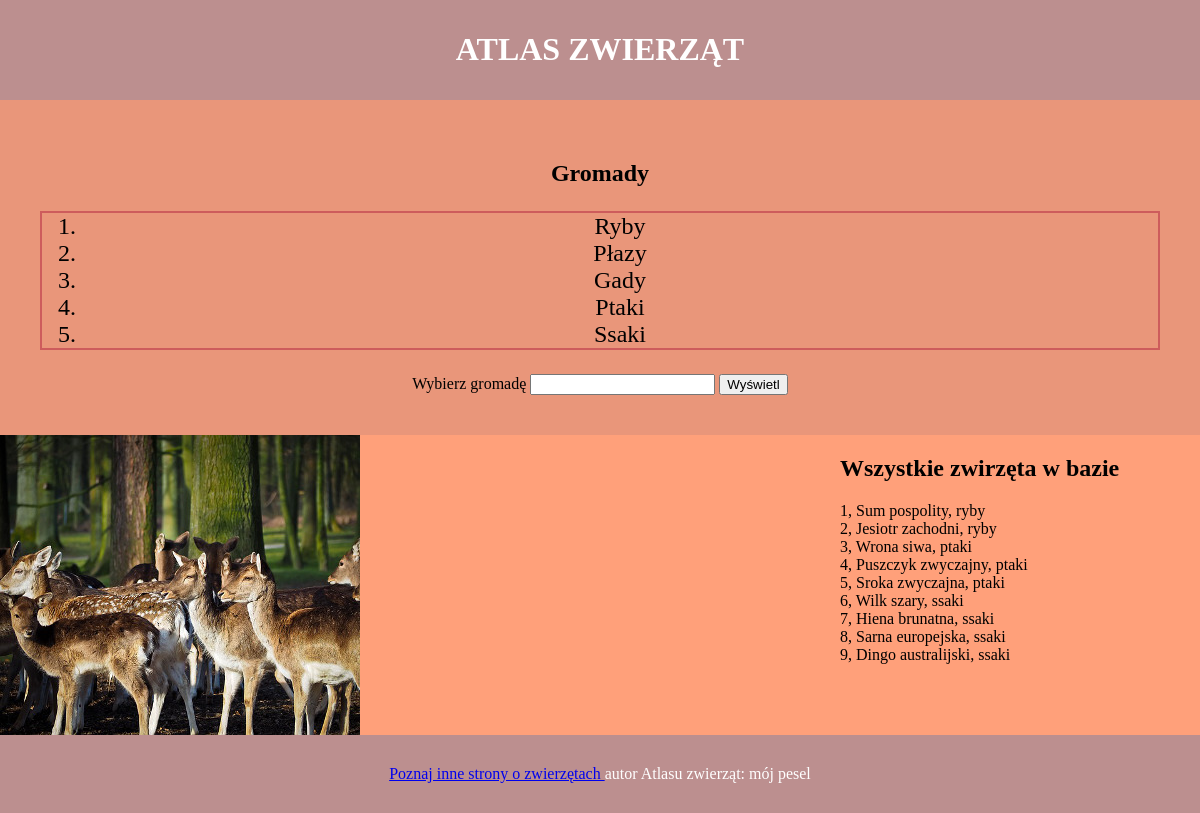
/do_egzaminu9/index.php, run on the app's committed database.
### tables this page shows
CREATE TABLE `zwierzeta` (
  `id` int(10) UNSIGNED NOT NULL,
  `Gromady_id` int(10) UNSIGNED NOT NULL,
  `Odzywianie_id` int(10) UNSIGNED NOT NULL,
  `gatunek` text,
  `wystepowanie` text,
  `czy_zagrozony` tinyint(1) DEFAULT NULL,
  `obraz` text NOT NULL
);

CREATE TABLE `gromady` (
  `id` int(10) UNSIGNED NOT NULL,
  `nazwa` text,
  `opis` text NOT NULL
);

### do_egzaminu9/index.php (the view, shortened to what this page needs)
<?php
	$conn = new mysqli('localhost', 'root', '', 'egzamin4');
	$conn->set_charset("UTF8");
	$sql2 = $conn->query("SELECT zwierzeta.id, zwierzeta.gatunek, gromady.nazwa FROM zwierzeta, gromady WHERE zwierzeta.Gromady_id = gromady.id;");
?>
<!DOCTYPE html>
<html lang="pl">
	<head>
	</head>
	<body>
		<header class="baner">
			<h1> ATLAS ZWIERZĄT </h1>
		</header>
		<section class="form">
			<h2> Gromady </h2>
			<ol>
				<li> Ryby </li>
				<li> Płazy </li>
				<li> Gady </li>
				<li> Ptaki </li>
				<li> Ssaki </li>
			</ol>
			<form action="" method="POST">
				<label>
					<span> Wybierz gromadę </span>
					<input type="number" name="gromada">
				</label>
				<button> Wyświetl </button>
			</form>
		</section>
		<main class="glowny-blok">
			<section class="lewy">
				<img src="zwierzeta.jpg" alt="dzikie zwierzęta">
			</section>
			<section class="srodek">
			</section>
			<section class="prawy">
				<h2> Wszystkie zwirzęta w bazie </h2>
				<?php while($row = $sql2->fetch_assoc()): ?>
					<span style="display:block;">
						<?=$row['id']?>,
						<?=$row['gatunek']?>,
						<?=$row['nazwa']?>
					</span>
				<?php endwhile; ?>
			</section>
		</main>
		<footer class="stopka">
			<a href="atlas-zwierzat.pl" target="_target"> Poznaj inne strony o zwierzętach </a>
			<span> autor Atlasu zwierząt: mój pesel </span>
		</footer>
	</body>
</html>

### do_egzaminu9/styl3.css (style rules this page uses)
body { font-family: Garamond; margin: 0; }
.baner { background-color: RosyBrown; color: #FFF; text-align: center; padding: 10px; }
.form { background-color: DarkSalmon; text-align: center; padding: 40px; }
.glowny-blok .lewy, .glowny-blok .prawy { background-color: LightSalmon; height: 300px; width: 30%; float: left; }
.glowny-blok .srodek { background-color: LightSalmon; height: 300px; width: 40%; float: left; }
.stopka { background-color: RosyBrown; color: #FFF; text-align: center; padding: 30px; clear: left; }
ol { border: 2px solid rgb(205, 92, 92); font-size: 150%; }

### data on the page
zwierzeta: id "1", gatunek "Sum pospolity", Gromady.nazwa "ryby"
zwierzeta: id "2", gatunek "Jesiotr zachodni", Gromady.nazwa "ryby"
zwierzeta: id "3", gatunek "Wrona siwa", Gromady.nazwa "ptaki"
zwierzeta: id "4", gatunek "Puszczyk zwyczajny", Gromady.nazwa "ptaki"
zwierzeta: id "5", gatunek "Sroka zwyczajna", Gromady.nazwa "ptaki"
zwierzeta: id "6", gatunek "Wilk szary", Gromady.nazwa "ssaki"
zwierzeta: id "7", gatunek "Hiena brunatna", Gromady.nazwa "ssaki"
zwierzeta: id "8", gatunek "Sarna europejska", Gromady.nazwa "ssaki"
zwierzeta: id "9", gatunek "Dingo australijski", Gromady.nazwa "ssaki"
